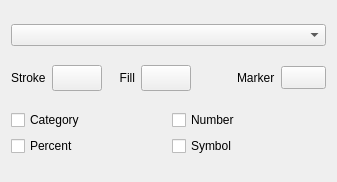
<?xml version="1.0" encoding="UTF-8"?>
<ui version="4.0">
 <author>Johannes Simon</author>
 <class>BubbleConfigWidget</class>
 <widget class="QWidget" name="BubbleConfigWidget">
  <property name="geometry">
   <rect>
    <x>0</x>
    <y>0</y>
    <width>337</width>
    <height>182</height>
   </rect>
  </property>
  <layout class="QVBoxLayout" name="verticalLayout">
   <item>
    <widget class="QComboBox" name="dataSets"/>
   </item>
   <item>
    <layout class="QHBoxLayout" name="horizontalLayout_2">
     <item>
      <widget class="QLabel" name="datasetPenLabel">
       <property name="text">
        <string>Stroke</string>
       </property>
      </widget>
     </item>
     <item>
      <widget class="KColorButton" name="dataSetPen">
       <property name="sizePolicy">
        <sizepolicy hsizetype="Fixed" vsizetype="Fixed">
         <horstretch>0</horstretch>
         <verstretch>0</verstretch>
        </sizepolicy>
       </property>
       <property name="minimumSize">
        <size>
         <width>50</width>
         <height>26</height>
        </size>
       </property>
       <property name="maximumSize">
        <size>
         <width>50</width>
         <height>26</height>
        </size>
       </property>
       <property name="text">
        <string/>
       </property>
      </widget>
     </item>
     <item>
      <widget class="QLabel" name="datasetColorLabel">
       <property name="enabled">
        <bool>true</bool>
       </property>
       <property name="sizePolicy">
        <sizepolicy hsizetype="MinimumExpanding" vsizetype="Preferred">
         <horstretch>0</horstretch>
         <verstretch>0</verstretch>
        </sizepolicy>
       </property>
       <property name="text">
        <string>Fill</string>
       </property>
       <property name="alignment">
        <set>Qt::AlignRight|Qt::AlignTrailing|Qt::AlignVCenter</set>
       </property>
      </widget>
     </item>
     <item>
      <widget class="KColorButton" name="dataSetBrush">
       <property name="enabled">
        <bool>true</bool>
       </property>
       <property name="sizePolicy">
        <sizepolicy hsizetype="Fixed" vsizetype="Fixed">
         <horstretch>0</horstretch>
         <verstretch>0</verstretch>
        </sizepolicy>
       </property>
       <property name="minimumSize">
        <size>
         <width>50</width>
         <height>26</height>
        </size>
       </property>
       <property name="maximumSize">
        <size>
         <width>50</width>
         <height>26</height>
        </size>
       </property>
      </widget>
     </item>
     <item>
      <spacer name="horizontalSpacer_2">
       <property name="orientation">
        <enum>Qt::Horizontal</enum>
       </property>
       <property name="sizeHint" stdset="0">
        <size>
         <width>40</width>
         <height>20</height>
        </size>
       </property>
      </spacer>
     </item>
     <item>
      <widget class="QLabel" name="datasetMarkerLabel">
       <property name="text">
        <string>Marker</string>
       </property>
      </widget>
     </item>
     <item>
      <widget class="QToolButton" name="dataSetMarkerMenu">
       <property name="minimumSize">
        <size>
         <width>45</width>
         <height>0</height>
        </size>
       </property>
       <property name="text">
        <string/>
       </property>
       <property name="popupMode">
        <enum>QToolButton::InstantPopup</enum>
       </property>
       <property name="toolButtonStyle">
        <enum>Qt::ToolButtonTextUnderIcon</enum>
       </property>
      </widget>
     </item>
    </layout>
   </item>
   <item>
    <layout class="QGridLayout" name="gridLayout">
     <item row="0" column="0">
      <widget class="QCheckBox" name="dataSetShowCategory">
       <property name="text">
        <string>Category</string>
       </property>
      </widget>
     </item>
     <item row="0" column="1">
      <widget class="QCheckBox" name="dataSetShowNumber">
       <property name="text">
        <string>Number</string>
       </property>
      </widget>
     </item>
     <item row="1" column="0">
      <widget class="QCheckBox" name="dataSetShowPercent">
       <property name="text">
        <string>Percent</string>
       </property>
      </widget>
     </item>
     <item row="1" column="1">
      <widget class="QCheckBox" name="dataSetShowSymbol">
       <property name="text">
        <string>Symbol</string>
       </property>
      </widget>
     </item>
    </layout>
   </item>
  </layout>
 </widget>
 <customwidgets>
  <customwidget>
   <class>KColorButton</class>
   <extends>QPushButton</extends>
   <header>kcolorbutton.h</header>
   <container>1</container>
  </customwidget>
 </customwidgets>
 <resources/>
 <connections/>
</ui>
